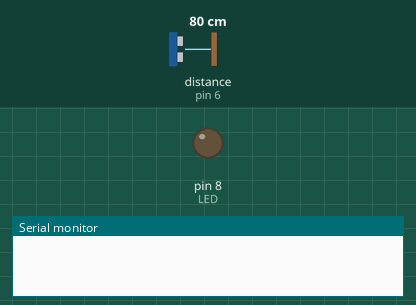
Bench run of a sketch on a simulated Arduino Uno, built with avr-gcc and run on an emulated ATmega328P. On the bench: output pins drawn as LEDs (lit = HIGH), the last lines printed to the serial monitor. Wiring (inferred from the names in the program): ultrasonic range finder: trigger pin 7; echo pin 6. Inputs (shaded band) come from the test bench; at power-on: distance to the obstacle (sensor on pin 6) 80 cm. The echo pulse lasts 58.3 µs per cm; pins used as bus, display or sensor lines are not drawn.

Above: at 1.2 s.
1.3 s: distance to the obstacle (sensor on pin 6) set to 23 cm
2.8 s: distance to the obstacle (sensor on pin 6) set to 18 cm
At 4.0 s:
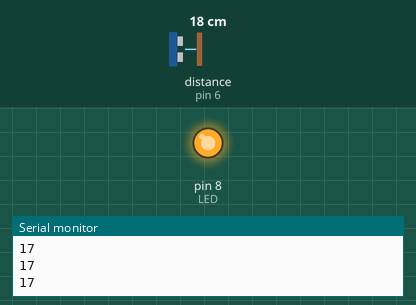
4.3 s: distance to the obstacle (sensor on pin 6) set to 35 cm
At 5.1 s:
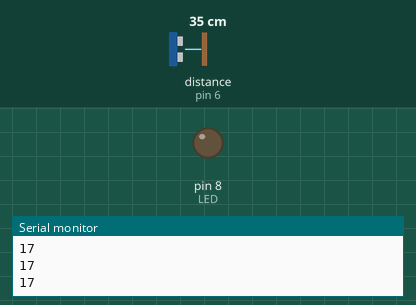
5.8 s: distance to the obstacle (sensor on pin 6) set to 4 cm
At 6.3 s:
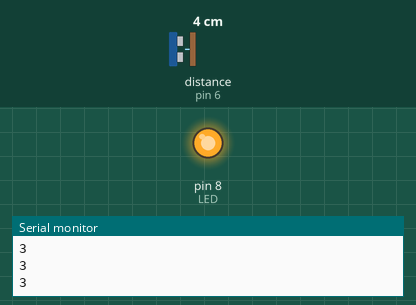
Timing chart, 0 to 8.3 s (numbered marks = the images above; inputs shaded):
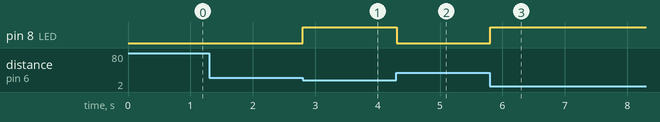

The sketch:

sonar_sensor.ino
```cpp
// This program gets the proximity data from an Arduino sonar sensor and sends it to the another Arduino using xBee
// We include the Software serial library in order to send data to the other Arduino
# include <SoftwareSerial.h>

// xBee Transmitter Tx and Rx ports
short xBeeTx = 11;
short xBeeRx = 12;

// We define the xBeeSerial object
SoftwareSerial xBeeSerial(xBeeRx, xBeeTx);

// Digital output used for the proximity sensor
const int trig = 7;
// Digital input used for the proximity sensor
const int echo = 6;

// LED output, this will serve as an alert that the proximity threshold has been trespassed
const int LED = 8;
// LED Threshold, this is the max distance that an object can be from the sensor without triggering an alert
const int threshold = 20;

// Code setup
void setup (){

  // We setup the pins for the proximity sensor
  pinMode(trig, OUTPUT);
  pinMode(echo, INPUT);
  digitalWrite(trig, LOW);
  // We initialize the serial communication
  Serial.begin(9600);

  // We setup the LED as output
  pinMode(LED, OUTPUT);

  // We begin xBee serial communication using baud rate 9600
  xBeeSerial.begin(9600) ;

}// End void setup ()

// Code loop
void loop ()
{
  // send an impulse to trigger the sensor start the measurement
  digitalWrite(trig , HIGH);
  delayMicroseconds(15) ; // minimum impulse width required by HC -SR4 sensor
  digitalWrite(trig , LOW);

  long duration = pulseIn (echo , HIGH);
  // this function waits for the pin to go HIGH ,
  // starts timing , then waits for the pin to go LOW and stops timing .
  // Returns the length of the pulse in microseconds

  // 'duration ' is the time it takes sound from the transmitter back
  // to the receiver after it bounces off an obstacle
  const long vsound = 340; // [m/s]

  long dist = ( duration / 2) * vsound / 10000; // 10000 is just the scaling factor to get the result in [cm]

  if ( dist > 500 || dist < 2){

    // We set the response as invalid range, in this case -1
    dist = -1;
    // We send the response through serial communication, this is to check locally that sensor data is being collected
    Serial.println (dist);
    // Now we send the data to through xBee serial
    xBeeSerial.println(dist);

  }// End if ( dist > 500 || dist < 2)
  else {

    // We turn on/off the LED based on the response
    if (threshold > dist){
      // We turn on the light
      digitalWrite (LED , HIGH);
      // We send the response through serial communication
      Serial.println (dist);
      // We send the distance data to receiver Arduino through xBee serial communication
      xBeeSerial.println(dist);

    } else {

      // The light remains off, no data is sent
      digitalWrite(LED , LOW);

    }// End else

  }// End else

}//End void loop
```

Measured:
- the behaviour switches between 21 and 20 cm on distance to the obstacle (sensor on pin 6) (found by bisection; images 0 and 1)
- after the input at 1.3 s, every drawn part: stays the same
- after the input at 2.8 s, pin 8 (LED): LOW → HIGH at once
- after the input at 4.3 s, pin 8 (LED): HIGH → LOW at once
- after the input at 5.8 s, pin 8 (LED): LOW → HIGH at once
